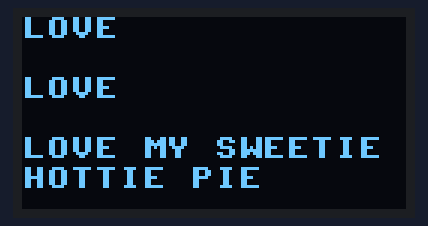
Bench run of a program on a simulated ESP32 board running MicroPython. On the bench: 128×64 one-colour display. Library files of the repository ran but are not shown: ssd1306.py. At 0.1 s the program stops and its outputs stay as they are.

Above: at 0.1 s.

The program:

oled_display.py
```python
from machine import Pin, SoftI2C
import ssd1306
from time import sleep

# ESP32 Pin assignment
#i2c = SoftI2C(scl=Pin(22), sda=Pin(21))

# ESP8266 Pin assignment
i2c = SoftI2C(scl=Pin(5), sda=Pin(4))

oled_width = 128
oled_height = 64
oled = ssd1306.SSD1306_I2C(oled_width, oled_height, i2c)

oled.text('LOVE', 0, 0)
oled.text('LOVE', 0, 20)
oled.text('LOVE MY SWEETIE', 0, 40)
oled.text('HOTTIE PIE', 0, 50)

oled.show()
```
